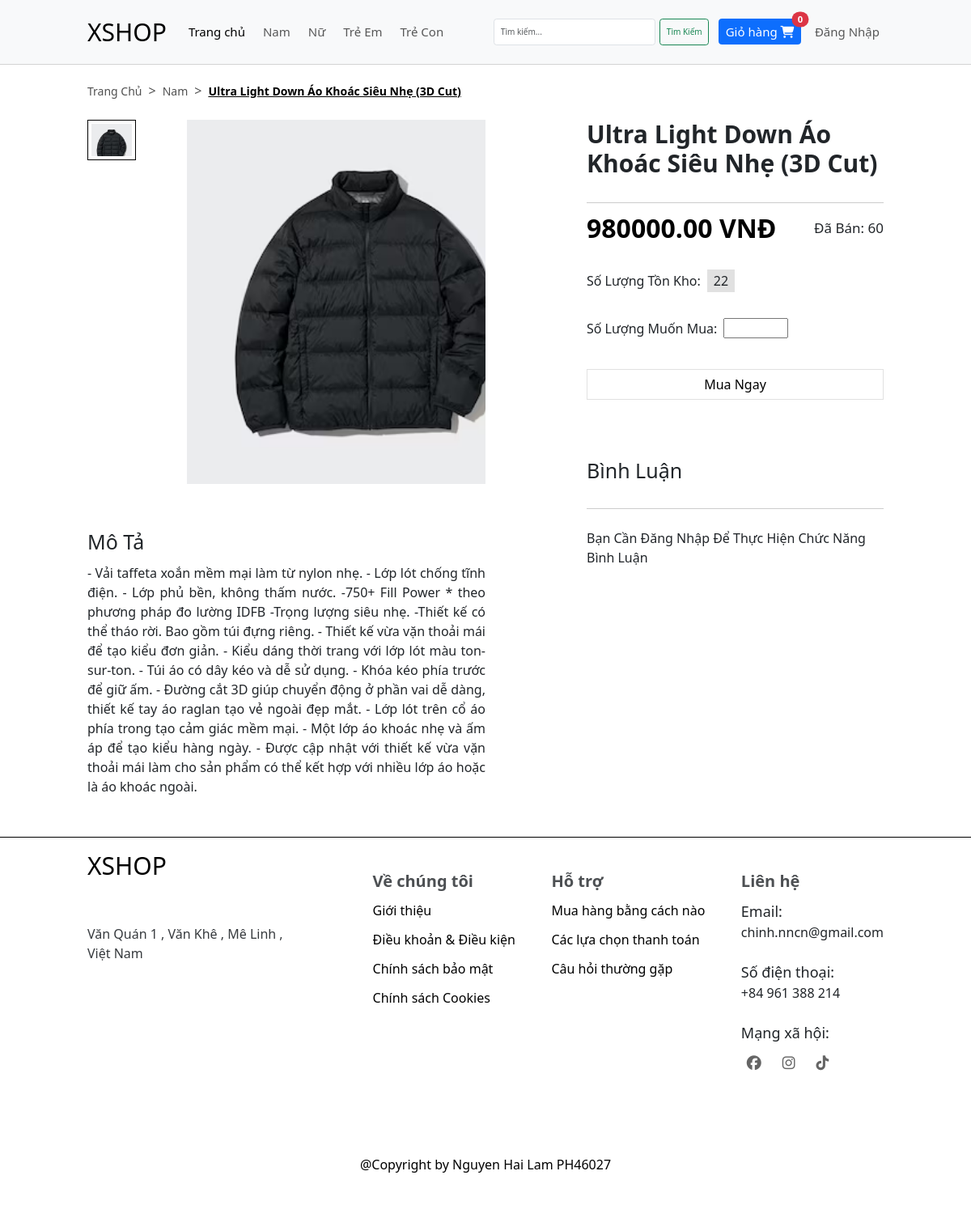
/?url=chitietsp&maSanPham=7, run on the app's committed database.
### tables this page shows
CREATE TABLE `loai` (
  `maLoai` int(11) NOT NULL,
  `tenLoai` varchar(255) NOT NULL
);

CREATE TABLE `san_pham` (
  `maSanPham` int(11) NOT NULL,
  `tenSanPham` varchar(255) NOT NULL,
  `gia` decimal(20,2) NOT NULL,
  `soLuong` int(11) NOT NULL,
  `anh` varchar(255) NOT NULL,
  `moTa` text NOT NULL,
  `luotMua` int(11) NOT NULL DEFAULT 0,
  `trangThai` bit(1) NOT NULL,
  `maDanhMuc` int(11) NOT NULL
);

### app/models/pdo.php (called while the page is built, shortened)
<?php
    function getConnect() {
        try {
            $connect = new PDO(
                "mysql:host=" . DB_HOST .
                ";dbname=" . DB_DATABASE .
                ";charset=" . DB_CHARSET,
                DB_USERNAME,
                DB_PASSWORD
            );
            $connect -> setAttribute(PDO::ATTR_ERRMODE, PDO::ERRMODE_EXCEPTION);
            return $connect;
        }
        catch(PDOException $e) {
            echo "Loi ket noi den database " . $e -> getMessage();
        }
    }
    function getData($sql, $getAll = true) {
        try {
            $connect = getConnect();
            $stmt = $connect -> prepare($sql);
            $stmt -> execute();
        }
        catch(PDOException $e) {
            echo "loi cau lenh: $sql";
        }
        finally {
            unset($connect);
        }
        if($getAll) {
            return $stmt -> fetchAll();
        }
        return $stmt -> fetch();
    }
?>

### app/models/LoaiModel.php (called while the page is built, shortened)
<?php
    require_once "pdo.php";
    function getAllLoai() {
        $sql = "SELECT * FROM loai ORDER BY maLoai";
        return getData($sql);
    }
?>

### app/controllers/HomeController.php (called while the page is built, shortened)
<?php
    require_once MODELS_URL . "LoaiModel.php";
    require_once MODELS_URL . "ProductsModel.php";
    function chitietsp() {
        $maSanPham = $_GET["maSanPham"];
        $sanPham = getProductID($maSanPham);
        include VIEWS_URL . "home/chitietsp.php";
    }
?>

### app/models/ProductsModel.php (called while the page is built, shortened)
<?php
    require_once "pdo.php";
    function getProductID($maSanPham) {
        $sql = "SELECT A.*, B.tenDanhMuc, C.maLoai, C.tenLoai FROM san_pham A
                JOIN danh_muc B ON A.maDanhMuc = B.maDanhMuc
                JOIN loai C ON B.maLoai = C.maLoai
                WHERE maSanPham = $maSanPham;
                ";
        return getData($sql, false);
    }
?>

### app/views/products/detail.php (the view, shortened to what this page needs)
<div class="container">
    <div class="left-product">
        <div class="left-product_top">
            <div class="left-product_left-img">
                <div class="left-product_img-small-wrap">
                    <div class="left-product_img-small" style="background-image: url('<?php echo IMAGES_URL . $sanPham["anh"] ?>');"></div>
                </div>
            </div>
            <div class="left-product_right-img" style="background-image: url('<?php echo IMAGES_URL . $sanPham["anh"]?>');"></div>
        </div>
        <div class="left-product_bottom">
            <h1 class="left-product_bottom-title">Mô Tả</h1>
            <p class="left-product_bottom-description">
                <?php echo $sanPham["moTa"] ?>
            </p>
        </div>
    </div>
    <div class="right-product">
        <h1 class="product-title"><?php echo $sanPham["tenSanPham"] ?></h1>
        <div class="product-price-wrap">
            <h1 class="product-price"><?php echo $sanPham["gia"] ?> vnđ</h1>
            <p class="product-buyed">Đã Bán: <?php echo $sanPham["luotMua"] ?></p>
        </div>
        <div class="product-feature">
            <p class="product-feature_text">Số Lượng Tồn Kho:</p>
            <span class="product-feature_quantity"><?php echo $sanPham["soLuong"] ?></span>
        </div>
        <form action="?url=chitietsp&maSanPham=<?php echo $sanPham["maSanPham"] ?>" method="post">
            <div class="product-feature">
                <p class="product-feature_text">Số Lượng Muốn Mua:</p>
                <input type="number" class="product-feature_buy" required>
            </div>
            <div class="product-feature_error"></div>
            <button type="submit" class="btn-buy">Mua Ngay</button>
        </form>
        <div class="product-comments">
            <h1 class="product-comments_title">Bình Luận</h1>
            <?php if(!isset($_COOKIE["maUser"])) : ?>
                <div style="margin-top: 32px; padding-top: 24px; border-top: 1px solid #ccc;">
                    <p>Bạn Cần Đăng Nhập Để Thực Hiện Chức Năng Bình Luận</p>
                </div>
            <?php endif ?>
        </div>
    </div>
</div>

### includes/header.php (shortened to what this page needs)
<?php
    require_once MODELS_URL . "LoaiModel.php";
    $listLoai = getAllLoai();
?>
<!DOCTYPE html>
<html lang="en">
<head>
    <link href="https://cdn.jsdelivr.net/npm/bootstrap@5.3.2/dist/css/bootstrap.min.css" rel="stylesheet">
    <link rel="stylesheet" href="https://cdnjs.cloudflare.com/ajax/libs/font-awesome/6.5.1/css/all.min.css" />
    <link rel="stylesheet" href="<?php echo CSS_URL ?>grid.css">
    <link rel="stylesheet" href="<?php echo CSS_URL ?>style.css">
</head>
<body>
    <div class="main">
        <div class="header">
            <nav class="navbar navbar-expand-lg bg-body-tertiary">
                <div class="container-fluid grid wide">
                    <a class="navbar-brand header-logo" href="?">XSHOP</a>
                    <div class="collapse navbar-collapse" id="navbarSupportedContent">
                        <ul class="navbar-nav me-auto mb-2 mb-lg-0">
                            <li class="nav-item">
                                <a class="nav-link active" aria-current="page" href="?">Trang chủ</a>
                            </li>
                            <?php foreach($listLoai as $loai) : ?>
                                <li class="nav-item">
                                    <a class="nav-link" href="?url=loc&maLoai=<?php echo $loai["maLoai"] ?>"><?php echo $loai["tenLoai"]?></a>
                                </li>
                            <?php endforeach ?>
                        </ul>
                        <div class="d-flex">
                            <form action="" method="get" class="d-flex" role="search">
                                <input
                                    class="form-control-custom form-control me-2"
                                    type="search"
                                    placeholder="Tìm kiếm..."
                                    aria-label="Search"
                                    name="keyword"
                                >
                                <button class="btn btn-outline-success" type="submit">Tìm Kiếm</button>
                            </form>
                            <form action="?url=giohang" method="post">
                                <button type="submit" class="btn btn-primary position-relative header-cart-btn nav-item">
                                    Giỏ hàng
                                    <i class="fa-solid fa-cart-shopping"></i>
                                    <span class="position-absolute top-0 start-100 translate-middle badge rounded-pill bg-danger">
                                    0
                                    </span>
                                </button>
                            </form>
                            <ul class="header-navbar-nav-custom navbar-nav me-auto mb-2 mb-lg-0">
                                <?php if(!isset($_COOKIE["maUser"]) || $user["quyen"] !== 0) :?>
                                    <li class="nav-item">
                                        <a class="nav-link" href="?url=dangnhap">Đăng Nhập</a>
                                    </li>
                                <?php endif ?>
                            </ul>
                        </div>
                    </div>
                </div>
            </nav>
        </div>

### app/views/home/chitietsp.php
<link rel="stylesheet" href="<?php echo CSS_URL ?>chitietsanpham.css">
<div class="body">
    <div class="grid wide">
        <div class="directional">
            <a href="?" class="directional-page">Trang chủ</a><span class="directional-icon">></span>
            <a
                href="?url=loc&maLoai=<?php echo $sanPham["maLoai"] ?>"
                class="directional-page"><?php echo $sanPham["tenLoai"] ?>
            </a>
            <span class="directional-icon">></span>
            <a href="#" class="directional-page directional-page--active disabled"><?php echo $sanPham["tenSanPham"]?></a>
        </div>
        <?php include VIEWS_URL . "products/detail.php" ?>
    </div>
</div>

### assets/css/grid.css (style rules this page uses)
.grid { width: 100%; display: block; padding: 0; }
.grid.wide { max-width: 1200px; margin: 0 auto; }
@media (min-width: 1024px) and (max-width: 1239px) { .wide { width: 984px; } }

### assets/css/style.css (style rules this page uses)
* { margin: 0; padding: 0; box-sizing: border-box; }
html { font-size: 62.5%; }
button, body { font-size: 1.6rem; }
:root { --primary-color: #f7f7f7; --active-color: #e1e1e1; --header-height: 80px; }
.disabled { pointer-events: none; user-select: none; }
.header { height: var(--header-height); display: flex; align-items: center; position: fixed; top: 0; right: 0; left: 0; width: 100%; z-index: 99; border-bottom: 1px solid #d3d3d3; }
.navbar { flex: 1; height: 100%; }
.container-fluid { height: 100%; }
.header-logo { display: inline-block; font-size: 3rem; }
.form-control-custom { width: 200px; }
.nav-item { margin-left: 12px; font-size: 1.5rem; }
.body { padding-bottom: 40px; margin-top: calc(var(--header-height) + 20px); min-height: 600px; }
.container { padding: 0; margin: 0; display: flex; padding-top: 24px; }
.directional { display: flex; align-items: center; }
.directional-page { font-size: 1.4rem; display: inline-block; text-decoration: none; color: #505050; text-transform: capitalize; }
.directional-page--active { color: #000; font-weight: 600; user-select: none; text-decoration: underline; }
.directional-icon { margin-left: 8px; margin-right: 8px; color: #505050; }
.product-feature { text-transform: uppercase; }
.product-title { height: 48px; font-size: 1.6rem; font-weight: 600; display: -webkit-box; -webkit-line-clamp: 2; -webkit-box-orient: vertical; overflow: hidden; text-transform: capitalize; }
.product-price { margin-top: 12px; font-size: 2.2rem; color: red; font-weight: 650; user-select: none; text-transform: uppercase; }

### assets/css/chitietsanpham.css (style rules this page uses)
.left-product { width: 50%; }
.right-product { width: 50%; }
.left-product_top { display: flex; justify-content: space-between; }
.left-product_left-img { width: 25%; }
.left-product_img-small-wrap { width: 60px; height: 50px; padding: 4px; border: 1px solid #000; cursor: pointer; }
.left-product_img-small { width: 100%; height: 100%; background-size: cover; }
.left-product_right-img { width: 75%; height: 450px; background-size: cover; }
.left-product_bottom { margin-top: 56px; }
.left-product_bottom-description { margin-top: 12px; text-align: justify; }
.right-product { padding-left: 125px; }
.product-title { font-size: 3rem; display: block; overflow: unset; font-weight: 600; margin-bottom: 30px; height: unset; }
.product-price-wrap { display: flex; justify-content: space-between; align-items: center; padding-top: 12px; border-top: 1px solid #ccc; }
.product-price { font-size: 3.2rem; color: #000; margin: 0; }
.product-buyed { margin: 0; font-size: 1.7rem; }
.product-feature { margin-top: 32px; display: flex; align-items: center; text-transform: capitalize; }
.product-feature_text { display: inline-block; margin: 0; }
.product-feature_quantity { margin-left: 8px; padding: 2px 8px; background-color: var(--active-color); }
.product-feature_buy { margin-left: 8px; padding: 0 5px; font-size: 1.4rem; width: 80px; }
.product-feature_error { color: red; text-transform: capitalize; font-size: 1.4rem; margin-top: 6px; height: 20px; }
.btn-buy { margin-top: 12px; width: 100%; padding: 6px 0; border: 1px solid var(--active-color); background-color: #fff; }
.product-comments { margin-top: 72px; }
.product-comments_title { margin-bottom: 32px; }

### data on the page
loai: tenLoai "Nam"
loai: tenLoai "Nữ"
loai: tenLoai "Trẻ Em"
loai: tenLoai "Trẻ Con"
san_pham: loai.tenLoai "Nam", tenSanPham "Ultra Light Down Áo Khoác Siêu Nhẹ (3D Cut)", anh (picture), moTa "- Vải taffeta xoắn mềm mại làm từ nylon nhẹ. - Lớp lót chống tĩnh điện. - Lớp phủ bền, không thấm nước. -750+ Fill Power * theo phương pháp đo lường IDFB -Trọng lượng siêu nhẹ. -Thiết kế có thể tháo rời. Bao gồm túi đựng riêng. - Thiết kế vừa vặn thoải mái để tạo kiểu đơn giản. - Kiểu dáng thời trang với lớp lót màu ton-sur-ton. - Túi áo có dây kéo và dễ sử dụng. - Khóa kéo phía trước để giữ ấm. - Đường cắt 3D giúp chuyển động ở phần vai dễ dàng, thiết kế tay áo raglan tạo vẻ ngoài đẹp mắt. - Lớp lót trên cổ áo phía trong tạo cảm giác mềm mại. - Một lớp áo khoác nhẹ và ấm áp để tạo kiểu hàng ngày. - Được cập nhật với thiết kế vừa vặn thoải mái làm cho sản phẩm có thể kết hợp với nhiều lớp…", gia "980000.00", luotMua "60", soLuong "22"
